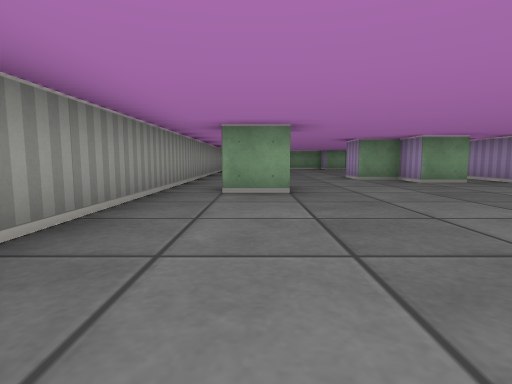
[1] (above)

14 first-person views from a walk through a cub3D maze. The camera is about half as high as the walls, tilts 6° down and sees 80° across. The floor is counted in squares. Each view is taken from the middle of a square. On the plan, view 1 faces up. The plan holds only what a view shows up to about 9 squares ahead; the rest is blank.

[2]
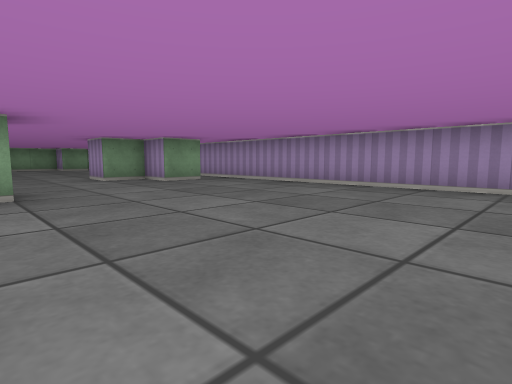

[3]
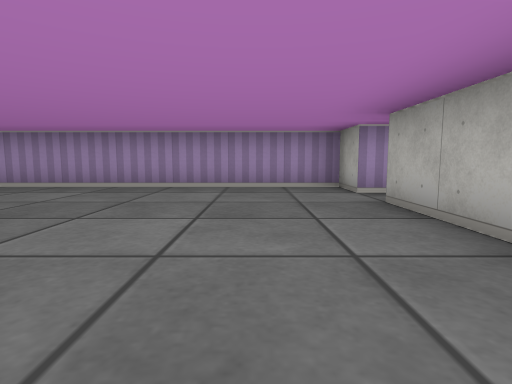

[4]
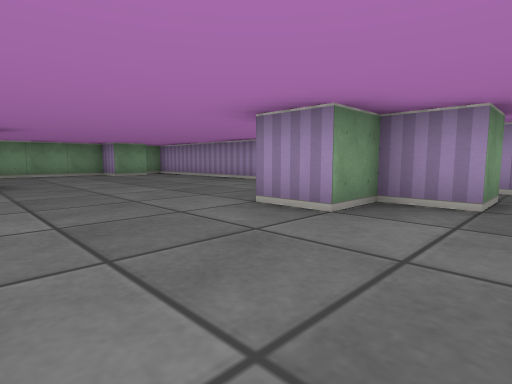

[5]
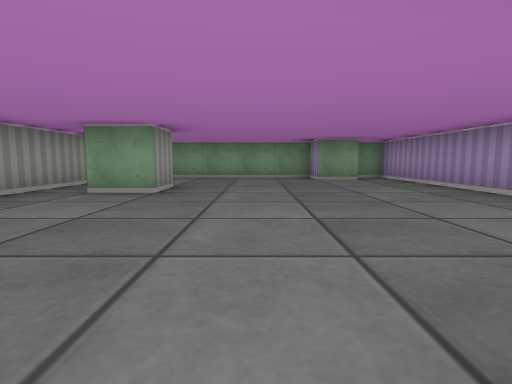

[6]
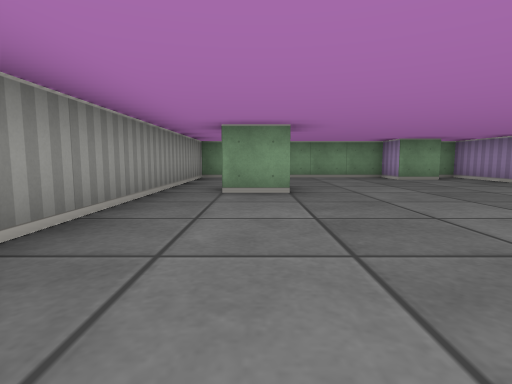

[7]
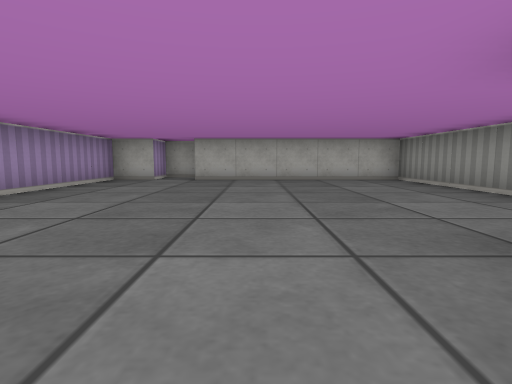

[8]
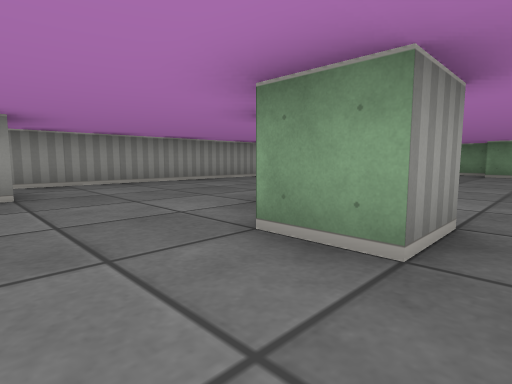

[9]
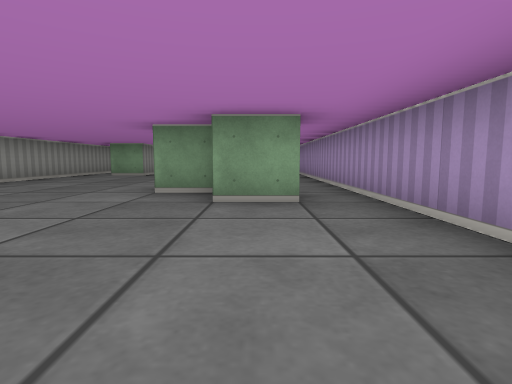

[10]
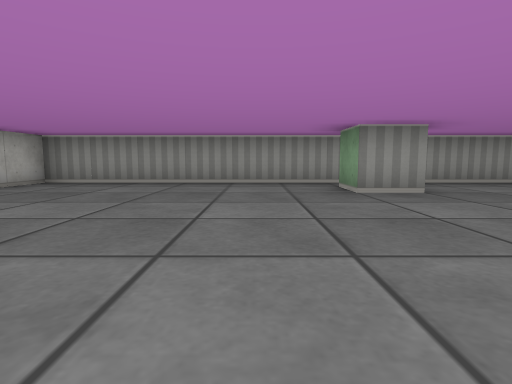

[11]
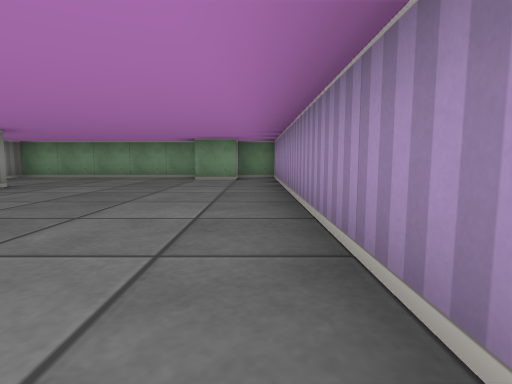

[12]
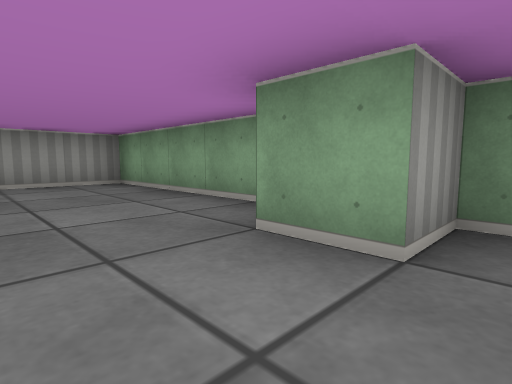

[13]
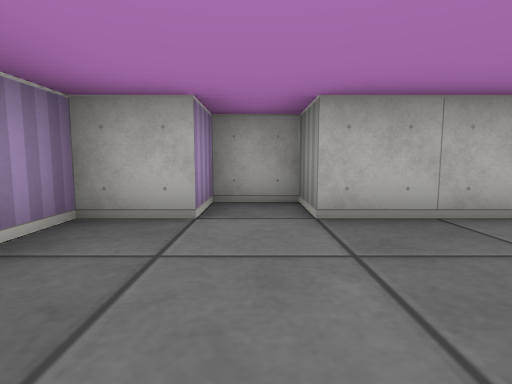

[14]
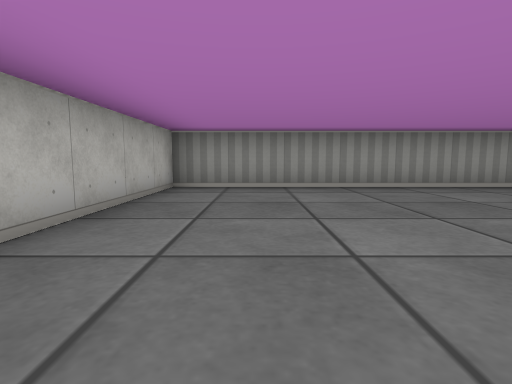

### Floor plan
Points are (right, up) in squares from view 1. A wall is a line through its corners. A room is listed if a view was taken in it or the views show most of it. See-through windows are left out.
Room 1 (views 1, 2, 3, 4, 5, 6, 7, 8, 9, 10, 11, 12, 13, 14)
walls: (0.5, 5.6) (0.5, 4.5) (-0.5, 4.5); (4.5, 7.6) (4.5, 6.5) (3.5, 6.5) (3.5, 7.5) (2.5, 7.5) (2.5, 8.5); (0.5, 13.5) (0.5, 12.5) (-0.5, 12.5); (3.5, -1.5) (3.5, -2.5) (4.5, -2.5) (4.5, -1.5) (5.5, -1.5) (5.5, 16.5) (4.5, 16.5) (4.5, 15.5) (3.5, 15.5) (3.5, 16.5) (-1.5, 16.5) (-1.5, -1.5) (3.5, -1.5)

Positions as (right, up) in squares from view 1, and headings:
1: (0, 0), facing up
2: (0, 0), facing up-right
3: (0, 0), facing right
4: (0, 6), facing up-right
5: (2, 8), facing up
6: (0, 8), facing up
7: (2, 6), facing down
8: (5, 5), facing up-left
9: (4, 3), facing up
10: (5, 3), facing left
11: (5, 8), facing up
12: (5, 14), facing up-left
13: (4, 1), facing down
14: (4, 0), facing left
